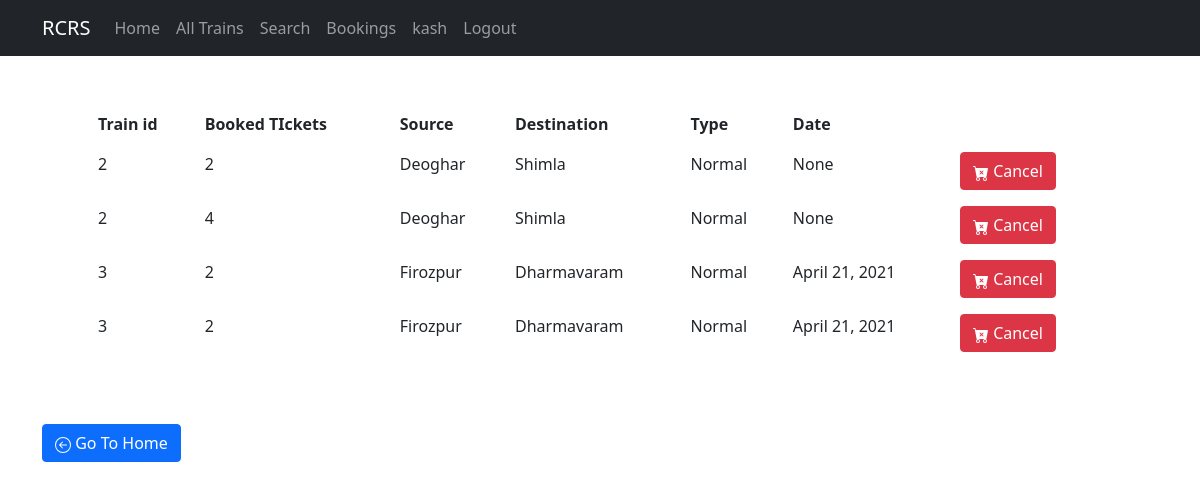
/all_booked/ (signed in), run on an earlier commit of the app's database.
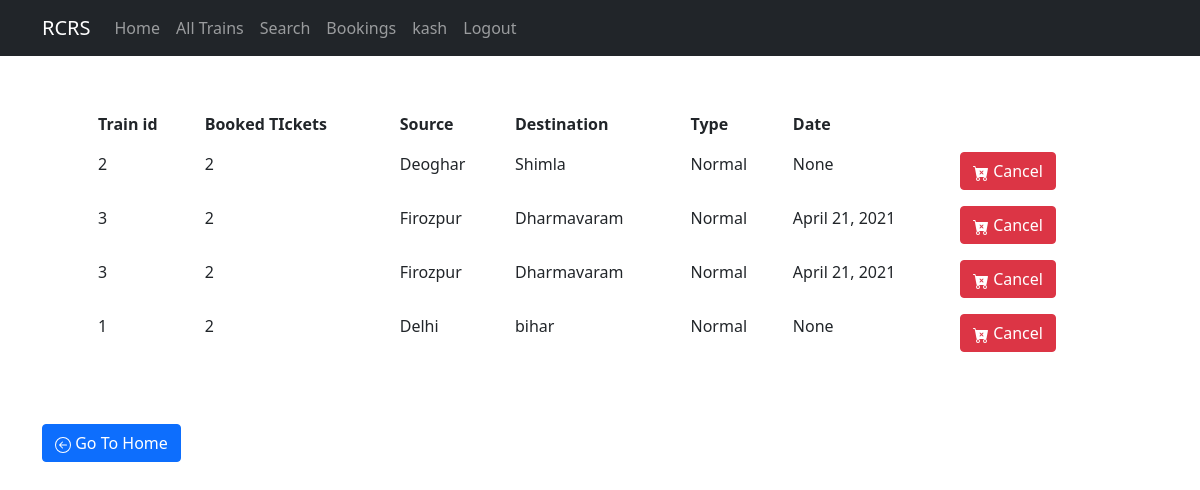
And on a later commit of the database.
### trains/models.py (models this page shows, shortened)
class Booking(models.Model):
    id = models.AutoField(primary_key=True)
    num_booked = models.IntegerField()
    users = models.ForeignKey(Users,null=True,on_delete = models.CASCADE)
    trains = models.ForeignKey(Trains,null=True,on_delete=models.CASCADE)

class Trains(models.Model):
    categories = (
        ('Normal','Normal'),
        ('Express','Express')
    )
    id = models.AutoField(primary_key=True)
    source = models.CharField(max_length = 30,)
    destination = models.CharField(max_length = 30)
    seats_total = models.IntegerField()
    seats_res = models.IntegerField()
    types = models.CharField(choices=categories,max_length=20)
    cost = models.IntegerField()
    date = models.DateField()

### trains/views.py (the view)
# urls.py: path('all_booked/',Bookings.as_view(),name = 'all_booked'),
class Bookings(ListView):
    context_object_name='Bookings'
    template_name='all_booked.html'
    def get_queryset(self):
        return Booking.objects.filter(users = self.request.user.username)

### templates/all_booked.html (shortened to what this page needs)
{% extends "layout.html" %} {% block content%}
<div class=" p-5">
    <table class="table table-borderless table-hover">
        <thead>
            <th>Train id</th>
            <th>Booked TIckets</th>
            <th>Source</th>
            <th>Destination</th>
            <th>Type</th>
            <th>Date</th>
        </thead>
        {% for booking in Bookings %}
        <tr>
            <td>{{booking.trains.id}}</td>
            <td>{{booking.num_booked}}</td>
            <td>{{booking.trains.source}}</td>
            <td>{{booking.trains.destination}}</td>
            <td>{{booking.trains.types}}</td>
            <td> {{booking.trains.date}}</td>
            <td>
                <a href='{% url "cancel" booking.id %}'>
                    <button type="button" class="btn btn-danger">
                        Cancel
                </button>
                </a>
            </td>
        </tr>
        {% endfor %}
    </table>
</div>
<a href='{% url "home" %}'>
    <button type="button " class="btn btn-primary ">
        Go To Home
</button>
</a>
{% endblock content %}

What changed in the data, as far as the page shows it:
removed Booking: trains.id "2", num_booked "4", trains.source "Deoghar", trains.destination "Shimla", trains.types "Normal", trains "None"
added Booking: trains.id "1", num_booked "2", trains.source "Delhi", trains.destination "bihar", trains.types "Normal", trains "None"
